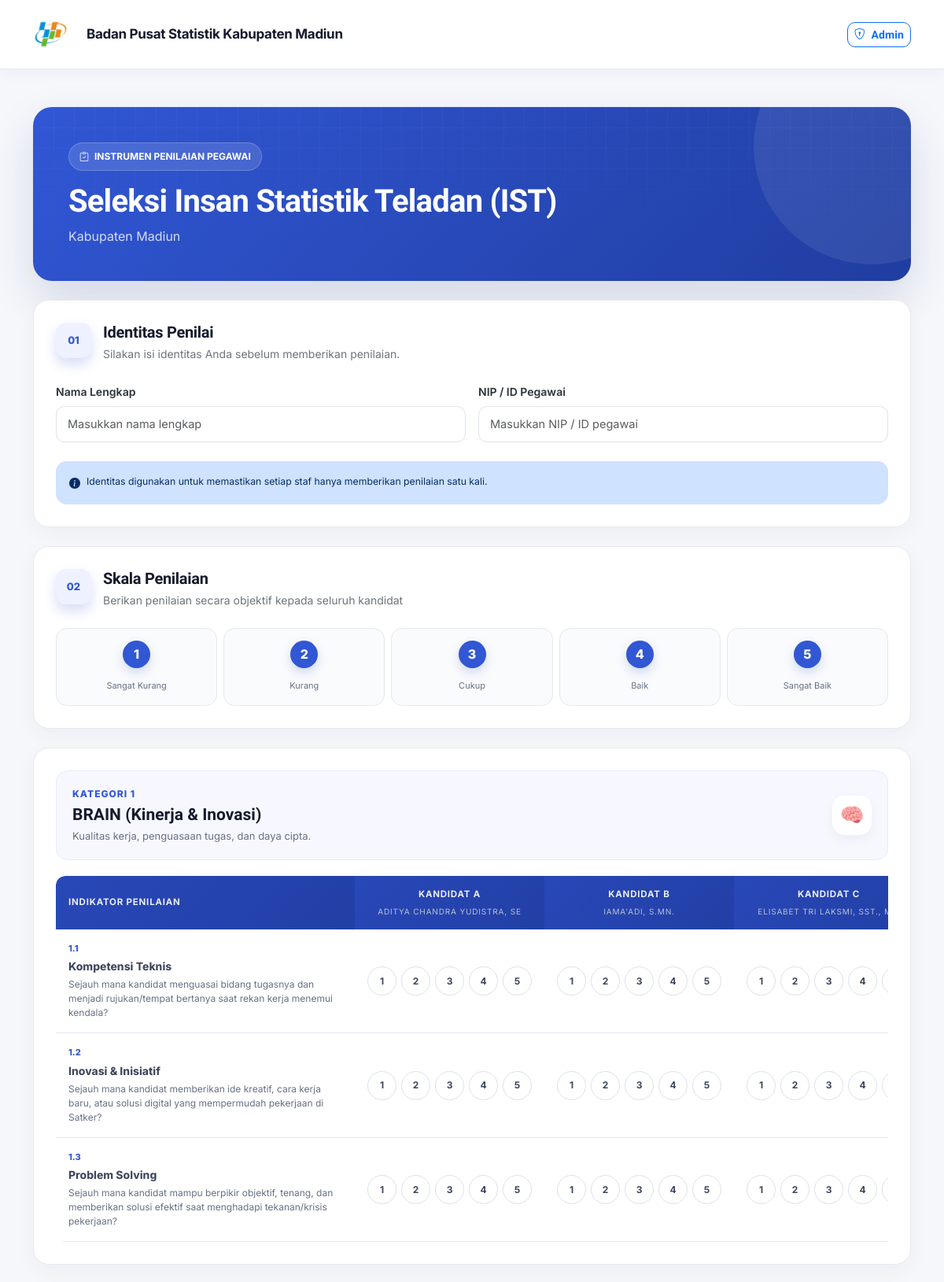
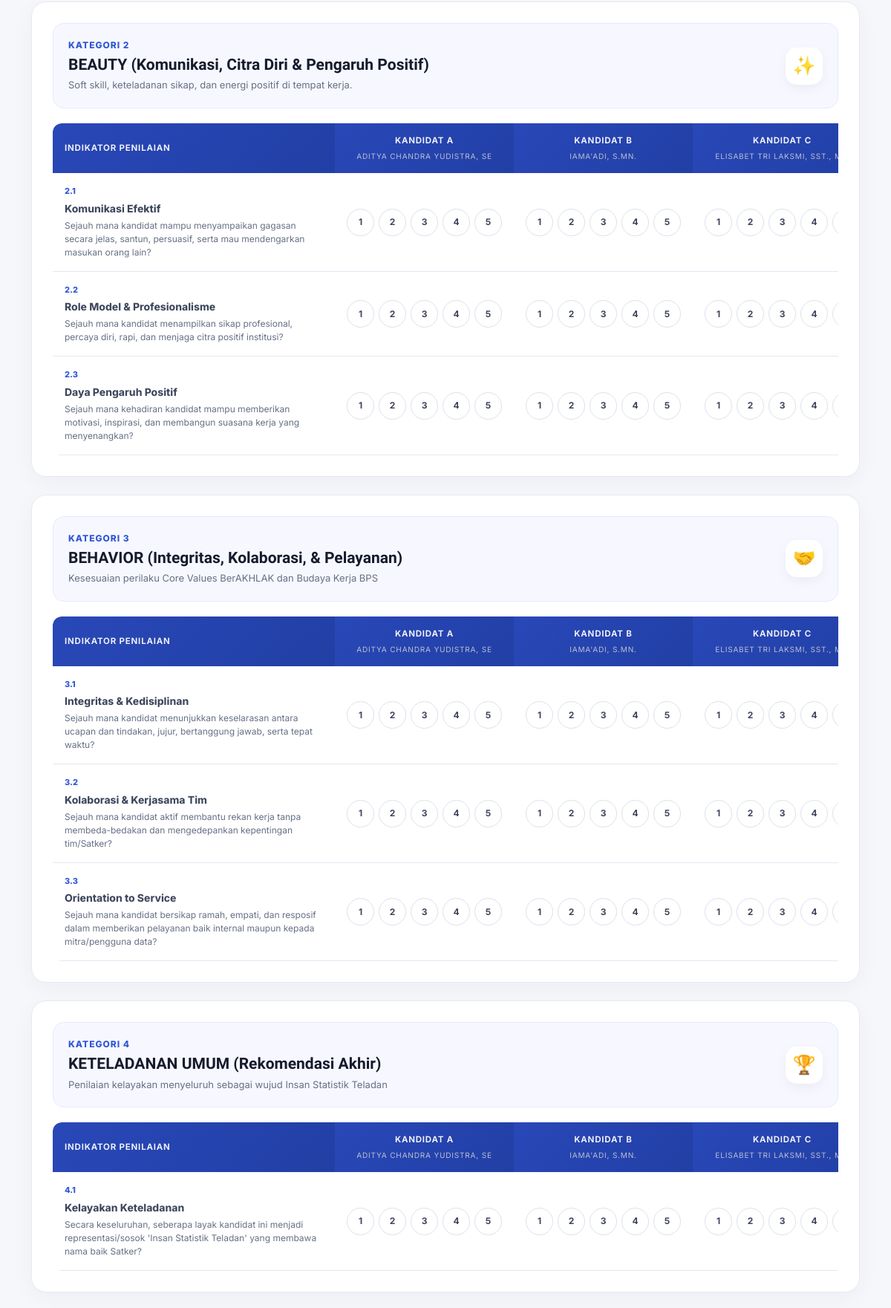
The page / (upper part) on the database its author committed (2 pictures, top to bottom).
### tables this page shows
CREATE TABLE `indicators` (
  `id` int(11) NOT NULL,
  `category_no` tinyint(4) NOT NULL,
  `category` varchar(100) NOT NULL,
  `focus` varchar(255) NOT NULL,
  `code` varchar(10) NOT NULL,
  `name` varchar(150) NOT NULL,
  `description` text NOT NULL
);

CREATE TABLE `candidates` (
  `id` int(11) NOT NULL,
  `code` char(1) NOT NULL,
  `name` varchar(150) NOT NULL,
  `position` varchar(150) DEFAULT NULL
);

### config/helpers.php (called while the page is built, shortened)
<?php
function e($value) {
    return htmlspecialchars((string)$value, ENT_QUOTES, 'UTF-8');
}
?>

### index.php (the view, shortened to what this page needs)
<?php
require_once "config/database.php";
require_once "config/helpers.php";
$candidates = [];
$result = $conn->query("SELECT * FROM candidates ORDER BY id");
while ($row = $result->fetch_assoc()) {
    $candidates[] = $row;
}
$indicators = [];
$result = $conn->query("SELECT * FROM indicators ORDER BY id");
while ($row = $result->fetch_assoc()) {
    $indicators[] = $row;
}
?>
<!doctype html>
<html lang="id">
<head>
    <link
        href="https://cdn.jsdelivr.net/npm/bootstrap@5.3.3/dist/css/bootstrap.min.css"
        rel="stylesheet"
    >
    <link
        href="https://cdn.jsdelivr.net/npm/bootstrap-icons@1.11.3/font/bootstrap-icons.min.css"
        rel="stylesheet"
    >
    <link
        href="assets/style.css"
        rel="stylesheet"
    >
</head>
<body>
<nav class="navbar navbar-expand-lg border-bottom sticky-top">
    <div class="container py-2">
        <a
            class="navbar-brand fw-bold d-flex align-items-center me-auto"
            href="index.php"
        >
            <img
                src="assets/logo_bps.png"
                alt="Logo Badan Pusat Statistik"
                class="brand-logo-img"
            >
            <span>
                Badan Pusat Statistik Kabupaten Madiun
            </span>
        </a>
        <a
            href="admin/login.php"
            class="btn btn-outline-primary btn-sm"
        >
            <i class="bi bi-shield-lock me-1"></i>
            Admin
        </a>
    </div>
</nav>
<main class="container py-4 py-lg-5">
    <div class="hero-card mb-4">
        <span class="hero-badge">
            <i class="bi bi-clipboard-check"></i>
            INSTRUMEN PENILAIAN PEGAWAI
        </span>
        <h1 class="display-6 mb-2">
            Seleksi Insan Statistik Teladan (IST)
        </h1>
        <p class="mb-0">
            Kabupaten Madiun
        </p>
    </div>
    <form
        action="proses_polling.php"
        method="post"
        id="pollingForm"
    >
        <section class="poll-card mb-4">
            <div class="section-header">
                <div class="section-number">
                    01
                </div>
                <div>
                    <h2>
                        Identitas Penilai
                    </h2>
                    <p>
                        Silakan isi identitas Anda sebelum memberikan penilaian.
                    </p>
                </div>
            </div>
            <div class="row g-3">
                <div class="col-md-6">
                    <label class="form-label">
                        Nama Lengkap
                    </label>
                    <input
                        type="text"
                        name="nama_penilai"
                        class="form-control form-control-lg"
                        placeholder="Masukkan nama lengkap"
                        maxlength="120"
                        required
                    >
                </div>
                <div class="col-md-6">
                    <label class="form-label">
                        NIP / ID Pegawai
                    </label>
                    <input
                        type="text"
                        name="nip"
                        class="form-control form-control-lg"
                        placeholder="Masukkan NIP / ID pegawai"
                        maxlength="50"
                        required
                    >
                </div>
            </div>
            <div class="alert alert-primary mt-4 mb-0 d-flex gap-2">
                <i class="bi bi-info-circle-fill"></i>
                <small>
                    Identitas digunakan untuk memastikan setiap staf
                    hanya memberikan penilaian satu kali.
                </small>
            </div>
        </section>
        <section class="poll-card mb-4">
            <div class="section-header">
                <div class="section-number">
                    02
                </div>
                <div>
                    <h2>
                        Skala Penilaian
                    </h2>
                    <p>
                        Berikan penilaian secara objektif kepada seluruh kandidat
                    </p>
                </div>
            </div>
            <div class="row g-2">
                <div class="col-6 col-md">
                    <div class="scale-item">
                        <div class="scale-number">
                            1
                        </div>
                        <small>
                            Sangat Kurang
                        </small>
                    </div>
                </div>
                <div class="col-6 col-md">
                    <div class="scale-item">
                        <div class="scale-number">
                            2
                        </div>
                        <small>
                            Kurang
                        </small>
                    </div>
                </div>
                <div class="col-6 col-md">
                    <div class="scale-item">
                        <div class="scale-number">
                            3
                        </div>
                        <small>
                            Cukup
                        </small>
                    </div>
                </div>
                <div class="col-6 col-md">
                    <div class="scale-item">
                        <div class="scale-number">
                            4
                        </div>
                        <small>
                            Baik
                        </small>
                    </div>
                </div>
                <div class="col-12 col-md">
                    <div class="scale-item">
                        <div class="scale-number">
                            5
                        </div>
                        <small>
                            Sangat Baik
                        </small>
                    </div>
                </div>
            </div>
        </section>
        <?php
        $currentCategory = null;
        foreach ($indicators as $indicator):
            if ($currentCategory !== $indicator['category']):
                if ($currentCategory !== null):
        ?>
                    </tbody>
                    </table>
                    </div>
                    </section>
        <?php
                endif;
                $currentCategory = $indicator['category'];
        ?>
        <section class="poll-card mb-4">
            <div class="category-header">
                <div>
                    <div class="category-title">
                        KATEGORI
                        <?= e($indicator['category_no']) ?>
                    </div>
                    <h2>
                        <?= e($indicator['category']) ?>
                    </h2>
                    <p>
                        <?= e($indicator['focus']) ?>
                    </p>
                </div>
                <div class="category-icon">
                    <?php
                    $categoryIcons = [
                        1 => '🧠',
                        2 => '✨',
                        3 => '🤝',
                        4 => '🏆'
                    ];
                    echo $categoryIcons[
                        (int)$indicator['category_no']
                    ] ?? '📋';
                    ?>
                </div>
            </div>
            <div class="table-responsive">
                <table
                    class="table rating-table align-middle mb-0"
                >
                    <thead>
                        <tr>
                            <th style="min-width:380px">
                                Indikator Penilaian
                            </th>
                            <?php foreach ($candidates as $candidate): ?>
                                <th class="text-center">
                                    Kandidat
                                    <?= e($candidate['code']) ?>
                                    <small>
                                        <?= e($candidate['name']) ?>
                                    </small>
                                </th>
                            <?php endforeach; ?>
                        </tr>
                    </thead>
                    <tbody>
        <?php
            endif;
        ?>
        <tr>
            <td>
                <div class="indicator-code">
                    <?= e($indicator['code']) ?>
                </div>
                <div class="indicator-name">
                    <?= e($indicator['name']) ?>
                </div>
                <div class="indicator-description">
                    <?= e($indicator['description']) ?>
                </div>
            </td>
            <?php foreach ($candidates as $candidate): ?>
                <td class="text-center">
                    <div class="rating-options">
                        <?php
                        for (
                            $score = 1;
                            $score <= 5;
                            $score++
                        ):
                        ?>
                            <label>
                                <span>
                                    <?= $score ?>
                                </span>
                            </label>
                        <?php endfor; ?>
                    </div>
                </td>
            <?php endforeach; ?>
        </tr>
        <?php endforeach; ?>
                    </tbody>
                </table>
            </div>
        </section>
    </form>
</main>
</body>
</html>

### rows shown on the page
indicators: category_no "1", category "BRAIN (Kinerja & Inovasi)", focus "Kualitas kerja, penguasaan tugas, dan daya cipta.", category_no "🧠", code "1.1", name "Kompetensi Teknis", description "Sejauh mana kandidat menguasai bidang tugasnya dan menjadi rujukan/tempat bertanya saat rekan kerja menemui kendala?"
candidates: code "A", name "ADITYA CHANDRA YUDISTRA, SE"
candidates: code "B", name "IAMA'ADI, S.MN."
candidates: code "C", name "ELISABET TRI LAKSMI, SST.,…"
indicators: code "1.2", name "Inovasi & Inisiatif", description "Sejauh mana kandidat memberikan ide kreatif, cara kerja baru, atau solusi digital yang mempermudah pekerjaan di Satker?"
indicators: code "1.3", name "Problem Solving", description "Sejauh mana kandidat mampu berpikir objektif, tenang, dan memberikan solusi efektif saat menghadapi tekanan/krisis pekerjaan?"
indicators: category_no "2", category "BEAUTY (Komunikasi, Citra Diri & Pengaruh Positif)", focus "Soft skill, keteladanan sikap, dan energi positif di tempat kerja.", category_no "✨", code "2.1", name "Komunikasi Efektif", description "Sejauh mana kandidat mampu menyampaikan gagasan secara jelas, santun, persuasif, serta mau mendengarkan masukan orang lain?"
indicators: code "2.2", name "Role Model & Profesionalisme", description "Sejauh mana kandidat menampilkan sikap profesional, percaya diri, rapi, dan menjaga citra positif institusi?"
indicators: code "2.3", name "Daya Pengaruh Positif", description "Sejauh mana kehadiran kandidat mampu memberikan motivasi, inspirasi, dan membangun suasana kerja yang menyenangkan?"
indicators: category_no "3", category "BEHAVIOR (Integritas, Kolaborasi, & Pelayanan)", focus "Kesesuaian perilaku Core Values BerAKHLAK dan Budaya Kerja BPS", category_no "🤝", code "3.1", name "Integritas & Kedisiplinan", description "Sejauh mana kandidat menunjukkan keselarasan antara ucapan dan tindakan, jujur, bertanggung jawab, serta tepat waktu?"
indicators: code "3.2", name "Kolaborasi & Kerjasama Tim", description "Sejauh mana kandidat aktif membantu rekan kerja tanpa membeda-bedakan dan mengedepankan kepentingan tim/Satker?"
indicators: code "3.3", name "Orientation to Service", description "Sejauh mana kandidat bersikap ramah, empati, dan resposif dalam memberikan pelayanan baik internal maupun kepada mitra/pengguna data?"
indicators: category_no "4", category "KETELADANAN UMUM (Rekomendasi Akhir)", focus "Penilaian kelayakan menyeluruh sebagai wujud Insan Statistik Teladan", category_no "🏆", code "4.1", name "Kelayakan Keteladanan", description "Secara keseluruhan, seberapa layak kandidat ini menjadi representasi/sosok 'Insan Statistik Teladan' yang membawa nama baik Satker?"
